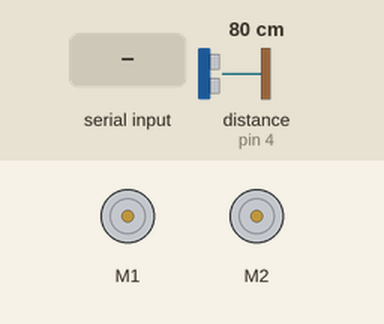
Recording of a sketch running on a simulated Arduino Uno, built with avr-gcc and run on an emulated ATmega328P. Shown: 2 × DC motor (green arrow = forward, orange = backward, longer = faster). The test bench sets the inputs (shaded band); at power-on: distance to the obstacle (sensor on pin 4) 80 cm. What the sketch prints to the serial monitor is not drawn.

Above: at 1.2 s.
1.3 s: "forward\n" received over Serial
At 2.3 s:
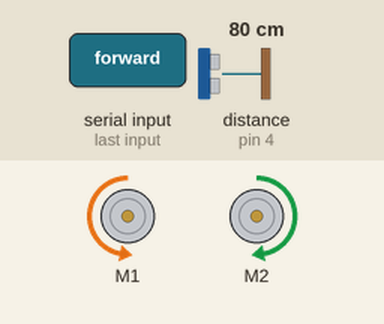
2.8 s: "backward\n" received over Serial
At 3.7 s:
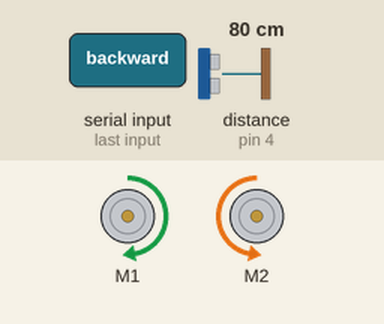
4.3 s: "left\n" received over Serial
At 5.1 s:
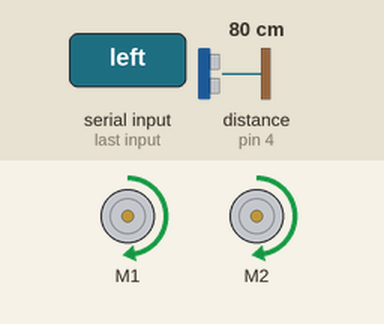
5.8 s: "right\n" received over Serial
At 6.5 s:
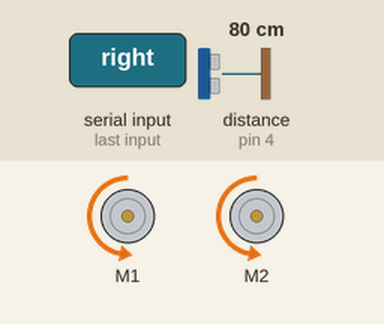
7.3 s: "stop\n" received over Serial
At 8.2 s:
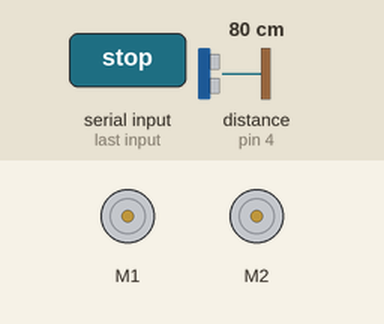
Timing chart, 0 to 10.3 s (numbered marks = the images above; inputs shaded):
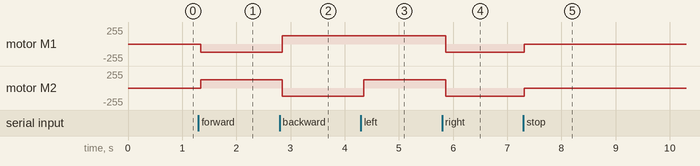

Measured:
- after the input at 1.3 s, motor M1: stopped → backward 127/255 at once; motor M2: stopped → forward 127/255 at once
- after the input at 2.8 s, motor M1: backward 127/255 → forward 127/255 after 0.05 s; motor M2: forward 127/255 → backward 127/255 after 0.05 s
- after the input at 4.3 s, motor M2: backward 127/255 → forward 127/255 after 0.06 s
- after the input at 5.8 s, motor M1, motor M2: forward 127/255 → backward 127/255 after 0.06 s
- after the input at 7.3 s, motor M1, motor M2: backward 127/255 → stopped at once

The sketch:

humbot.ino
```cpp
#include <MeMCore.h>
#include <SoftwareSerial.h>

MeDCMotor motor1(M1);
MeDCMotor motor2(M2);

MeUltrasonicSensor ultraSensor(PORT_4);
SoftwareSerial bluetooth(10, 11); // RX, TX

const int BUFFER_SIZE = 64; // Adjust this based on your message length
const float SPEED_MULT = 0.5;

char buffer[BUFFER_SIZE];
int index = 0;

void setup() {
  Serial.begin(9600);     // Serial communication with the USB
  //BTSerial.begin(9600);   // Serial communication with Bluetooth module
}

void loop() {
  readSerialPort();
  readSonicDistanceSensor();
  delay(50);
}

void readSonicDistanceSensor() {
  Serial.print("Distance : ");
  Serial.print(ultraSensor.distanceCm() );
  Serial.println(" cm");
}

void readBluetooth() {
  /*
  if (BTSerial.available()) {
    char c = BTSerial.read();
    Serial.print(c);
  }

  if (bluetooth.available() > 0) {
    char command = bluetooth.read();
    //executeCommand(command);
  }
  */
}

void readSerialPort() {
  while (Serial.available() > 0) {
    char receivedChar = Serial.read();

    if (receivedChar == '\n') {
      // End of message reached, process the complete message
      buffer[index] = '\0'; // Null-terminate the string
      processMessage(buffer);

      // Reset buffer for the next message
      index = 0;
    } else {
      // Add the character to the buffer
      if (index < BUFFER_SIZE - 1) {
        buffer[index++] = receivedChar;
      }
    }
  }
}


void processMessage(const char *message) {
  Serial.print("Received Message: ");
  Serial.println(message);

  if(strcmp(message, "forward") == 0) {
    Serial.print("Moving forward");
    forward();
  }
  if(strcmp(message, "backward") == 0) {
    Serial.print("Moving backward");
    backward();
  }
  if(strcmp(message, "left") == 0) {
    Serial.print("Moving left");
    turnLeft();
  }
  if(strcmp(message, "right") == 0) {
    Serial.print("Moving right");
    turnRight();
  }
  if(strcmp(message, "stop") == 0) {
    Serial.print("Stopping");
    stop();
  }
}

void forward() {
  motor1.run(-255 * SPEED_MULT);
  motor2.run(255 * SPEED_MULT);
}

void backward() {
  motor1.run(255 * SPEED_MULT);
  motor2.run(-255 * SPEED_MULT);
}

void turnLeft() {
  motor1.run(255 * SPEED_MULT);
  motor2.run(255 * SPEED_MULT);
}

void turnRight() {
  motor1.run(-255 * SPEED_MULT);
  motor2.run(-255 * SPEED_MULT);
}

void stop() {
  motor1.run(0);
  motor2.run(0);
}
```
